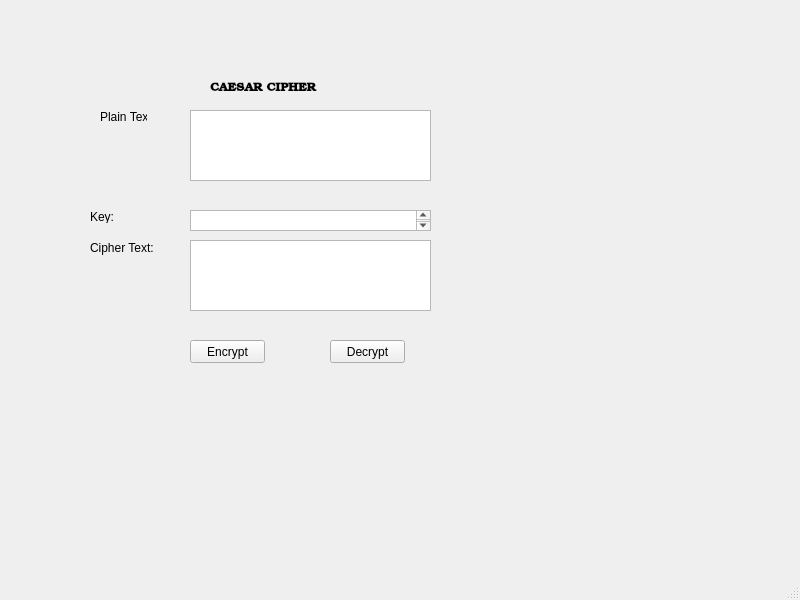
<?xml version="1.0" encoding="UTF-8"?>
<ui version="4.0">
 <class>MainWindow</class>
 <widget class="QMainWindow" name="MainWindow">
  <property name="geometry">
   <rect>
    <x>0</x>
    <y>0</y>
    <width>800</width>
    <height>600</height>
   </rect>
  </property>
  <property name="windowTitle">
   <string>MainWindow</string>
  </property>
  <widget class="QWidget" name="centralwidget">
   <widget class="QLabel" name="label">
    <property name="geometry">
     <rect>
      <x>210</x>
      <y>80</y>
      <width>131</width>
      <height>16</height>
     </rect>
    </property>
    <property name="font">
     <font>
      <family>Bookman Old Style</family>
      <weight>75</weight>
      <bold>true</bold>
     </font>
    </property>
    <property name="text">
     <string>CAESAR CIPHER</string>
    </property>
   </widget>
   <widget class="QLabel" name="label_2">
    <property name="geometry">
     <rect>
      <x>100</x>
      <y>110</y>
      <width>47</width>
      <height>13</height>
     </rect>
    </property>
    <property name="text">
     <string>Plain Text</string>
    </property>
   </widget>
   <widget class="QLabel" name="label_3">
    <property name="geometry">
     <rect>
      <x>90</x>
      <y>210</y>
      <width>47</width>
      <height>13</height>
     </rect>
    </property>
    <property name="text">
     <string>Key:</string>
    </property>
   </widget>
   <widget class="QLabel" name="label_4">
    <property name="geometry">
     <rect>
      <x>90</x>
      <y>240</y>
      <width>81</width>
      <height>16</height>
     </rect>
    </property>
    <property name="text">
     <string>Cipher Text:</string>
    </property>
   </widget>
   <widget class="QTextEdit" name="plain_text_input">
    <property name="geometry">
     <rect>
      <x>190</x>
      <y>110</y>
      <width>241</width>
      <height>71</height>
     </rect>
    </property>
   </widget>
   <widget class="QTextEdit" name="key_input">
    <property name="geometry">
     <rect>
      <x>190</x>
      <y>210</y>
      <width>241</width>
      <height>21</height>
     </rect>
    </property>
   </widget>
   <widget class="QTextEdit" name="cipher_text_output">
    <property name="geometry">
     <rect>
      <x>190</x>
      <y>240</y>
      <width>241</width>
      <height>71</height>
     </rect>
    </property>
   </widget>
   <widget class="QPushButton" name="encrypt_button">
    <property name="geometry">
     <rect>
      <x>190</x>
      <y>340</y>
      <width>75</width>
      <height>23</height>
     </rect>
    </property>
    <property name="text">
     <string>Encrypt</string>
    </property>
   </widget>
   <widget class="QPushButton" name="decrypt_button">
    <property name="geometry">
     <rect>
      <x>330</x>
      <y>340</y>
      <width>75</width>
      <height>23</height>
     </rect>
    </property>
    <property name="text">
     <string>Decrypt</string>
    </property>
   </widget>
  </widget>
  <widget class="QMenuBar" name="menubar">
   <property name="geometry">
    <rect>
     <x>0</x>
     <y>0</y>
     <width>800</width>
     <height>21</height>
    </rect>
   </property>
  </widget>
  <widget class="QStatusBar" name="statusbar"/>
 </widget>
 <resources/>
 <connections/>
</ui>
